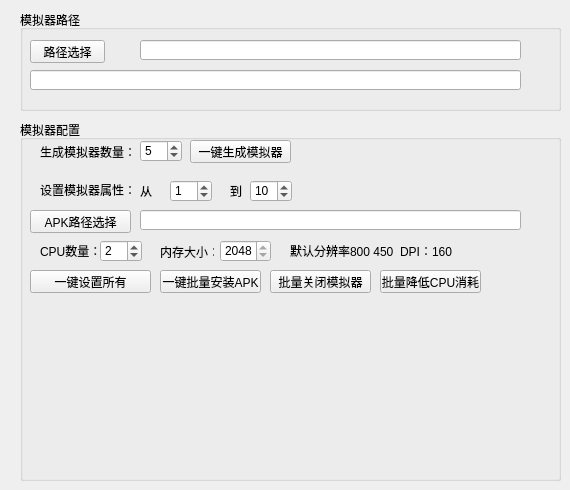
   <widget class="QWidget" name="tab">
    <attribute name="title">
     <string>模拟器设置</string>
    </attribute>
    <widget class="QGroupBox" name="groupBox_x">
     <property name="geometry">
      <rect>
       <x>20</x>
       <y>10</y>
       <width>541</width>
       <height>101</height>
      </rect>
     </property>
     <property name="title">
      <string>模拟器路径</string>
     </property>
     <widget class="QPushButton" name="pathSelectBtn">
      <property name="geometry">
       <rect>
        <x>10</x>
        <y>30</y>
        <width>75</width>
        <height>23</height>
       </rect>
      </property>
      <property name="text">
       <string>路径选择</string>
      </property>
     </widget>
     <widget class="QLineEdit" name="gamePathEditor">
      <property name="geometry">
       <rect>
        <x>10</x>
        <y>60</y>
        <width>491</width>
        <height>20</height>
       </rect>
      </property>
      <property name="readOnly">
       <bool>true</bool>
      </property>
     </widget>
     <widget class="QLineEdit" name="gamePathEditor2">
      <property name="geometry">
       <rect>
        <x>120</x>
        <y>30</y>
        <width>381</width>
        <height>20</height>
       </rect>
      </property>
      <property name="readOnly">
       <bool>true</bool>
      </property>
     </widget>
    </widget>
    <widget class="QGroupBox" name="endConfigSpib">
     <property name="geometry">
      <rect>
       <x>20</x>
       <y>120</y>
       <width>541</width>
       <height>361</height>
      </rect>
     </property>
     <property name="title">
      <string>模拟器配置</string>
     </property>
     <widget class="QSpinBox" name="simulatorNumSpinBox">
      <property name="geometry">
       <rect>
        <x>120</x>
        <y>20</y>
        <width>42</width>
        <height>22</height>
       </rect>
      </property>
      <property name="value">
       <number>5</number>
      </property>
     </widget>
     <widget class="QLabel" name="label_3">
      <property name="geometry">
       <rect>
        <x>20</x>
        <y>22</y>
        <width>101</width>
        <height>20</height>
       </rect>
      </property>
      <property name="text">
       <string>生成模拟器数量：</string>
      </property>
     </widget>
     <widget class="QPushButton" name="simulatorGenBtn">
      <property name="geometry">
       <rect>
        <x>170</x>
        <y>20</y>
        <width>101</width>
        <height>23</height>
       </rect>
      </property>
      <property name="text">
       <string>一键生成模拟器</string>
      </property>
     </widget>
     <widget class="QLabel" name="label_4">
      <property name="geometry">
       <rect>
        <x>20</x>
        <y>60</y>
        <width>101</width>
        <height>20</height>
       </rect>
      </property>
      <property name="text">
       <string>设置模拟器属性：</string>
      </property>
     </widget>
     <widget class="QSpinBox" name="startConfigSpinBox">
      <property name="geometry">
       <rect>
        <x>150</x>
        <y>60</y>
        <width>42</width>
        <height>22</height>
       </rect>
      </property>
      <property name="value">
       <number>1</number>
      </property>
     </widget>
     <widget class="QLabel" name="label_5">
      <property name="geometry">
       <rect>
        <x>120</x>
        <y>60</y>
        <width>16</width>
        <height>21</height>
       </rect>
      </property>
      <property name="text">
       <string>从</string>
      </property>
     </widget>
     <widget class="QLabel" name="label_8">
      <property name="geometry">
       <rect>
        <x>210</x>
        <y>60</y>
        <width>16</width>
        <height>21</height>
       </rect>
      </property>
      <property name="text">
       <string>到</string>
      </property>
     </widget>
     <widget class="QSpinBox" name="endConfigSpinBox">
      <property name="geometry">
       <rect>
        <x>230</x>
        <y>60</y>
        <width>42</width>
        <height>22</height>
       </rect>
      </property>
      <property name="value">
       <number>10</number>
      </property>
     </widget>
     <widget class="QPushButton" name="simulatorConfigBtn">
      <property name="geometry">
       <rect>
        <x>10</x>
        <y>150</y>
        <width>121</width>
        <height>23</height>
       </rect>
      </property>
      <property name="text">
       <string>一键设置所有</string>
      </property>
     </widget>
     <widget class="QPushButton" name="apkPathSelectBtn">
      <property name="geometry">
       <rect>
        <x>10</x>
        <y>90</y>
        <width>101</width>
        <height>23</height>
       </rect>
      </property>
      <property name="text">
       <string>APK路径选择</string>
      </property>
     </widget>
     <widget class="QLineEdit" name="apkPathEditor">
      <property name="geometry">
       <rect>
        <x>120</x>
        <y>90</y>
        <width>381</width>
        <height>20</height>
       </rect>
      </property>
      <property name="readOnly">
       <bool>true</bool>
      </property>
     </widget>
     <widget class="QPushButton" name="apkInstallBtn">
      <property name="geometry">
       <rect>
        <x>140</x>
        <y>150</y>
        <width>101</width>
        <height>23</height>
       </rect>
      </property>
      <property name="text">
       <string>一键批量安装APK</string>
      </property>
     </widget>
     <widget class="QPushButton" name="simulatorCloseBtn">
      <property name="geometry">
       <rect>
        <x>250</x>
        <y>150</y>
        <width>101</width>
        <height>23</height>
       </rect>
      </property>
      <property name="text">
       <string>批量关闭模拟器</string>
      </property>
     </widget>
     <widget class="QPushButton" name="downCpuBtnClicked">
      <property name="geometry">
       <rect>
        <x>360</x>
        <y>150</y>
        <width>101</width>
        <height>23</height>
       </rect>
      </property>
      <property name="text">
       <string>批量降低CPU消耗</string>
      </property>
     </widget>
     <widget class="QLabel" name="label_9">
      <property name="geometry">
       <rect>
        <x>20</x>
        <y>115</y>
        <width>71</width>
        <height>31</height>
       </rect>
      </property>
      <property name="text">
       <string>CPU数量：</string>
      </property>
     </widget>
     <widget class="QSpinBox" name="cpuNumSpinBox">
      <property name="geometry">
       <rect>
        <x>80</x>
        <y>120</y>
        <width>42</width>
        <height>22</height>
       </rect>
      </property>
      <property name="minimum">
       <number>1</number>
      </property>
      <property name="maximum">
       <number>4</number>
      </property>
      <property name="value">
       <number>2</number>
      </property>
     </widget>
     <widget class="QLabel" name="label_12">
      <property name="geometry">
       <rect>
        <x>140</x>
        <y>122</y>
        <width>54</width>
        <height>20</height>
       </rect>
      </property>
      <property name="text">
       <string>内存大小：</string>
      </property>
     </widget>
     <widget class="QSpinBox" name="memoryNumSpinBox">
      <property name="geometry">
       <rect>
        <x>200</x>
        <y>120</y>
        <width>51</width>
        <height>22</height>
       </rect>
      </property>
      <property name="minimum">
       <number>2048</number>
      </property>
      <property name="maximum">
       <number>2048</number>
      </property>
      <property name="singleStep">
       <number>512</number>
      </property>
      <property name="value">
       <number>2048</number>
      </property>
     </widget>
     <widget class="QLabel" name="label_13">
      <property name="geometry">
       <rect>
        <x>270</x>
        <y>120</y>
        <width>221</width>
        <height>21</height>
       </rect>
      </property>
      <property name="text">
       <string>默认分辨率800 450  DPI：160</string>
      </property>
     </widget>
    </widget>
   </widget>
